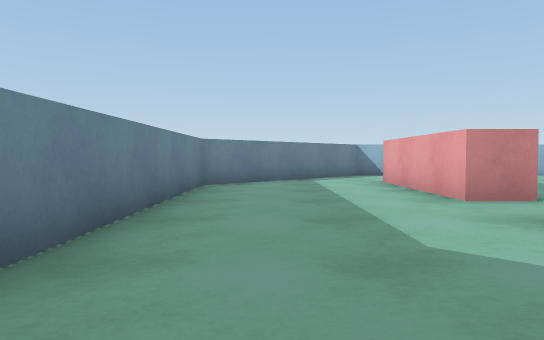
View 1 (above)

23 first-person views from a walk through a scene from a Unity 3-D project. The camera is 0.62 m above the floor, tilts 2° down and sees 70° across. The floor is counted in squares, 1 m on a side. Each view is taken from the middle of a square. On the plan, view 1 faces up. The plan holds only what a view shows up to about 10 squares ahead; the rest is blank. The place goes on beyond the plan. Surface patterns are stand-ins for the level's own textures.

View 2
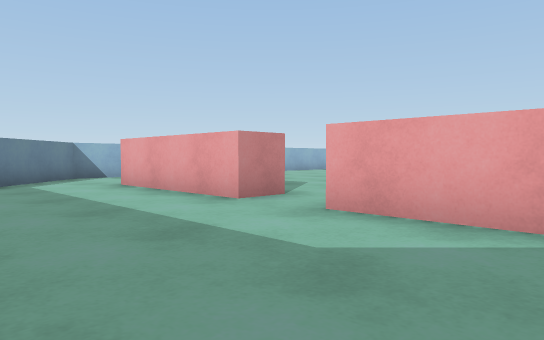

View 3
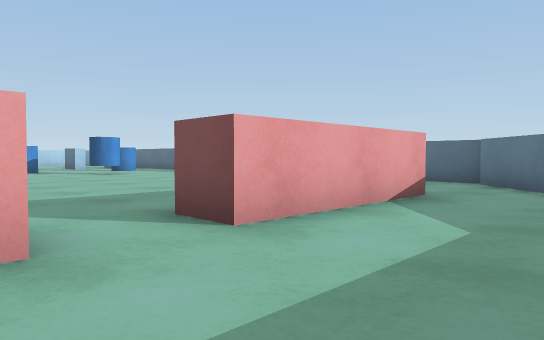

View 4
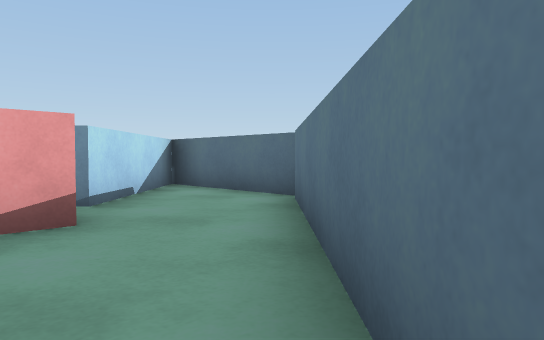

View 5
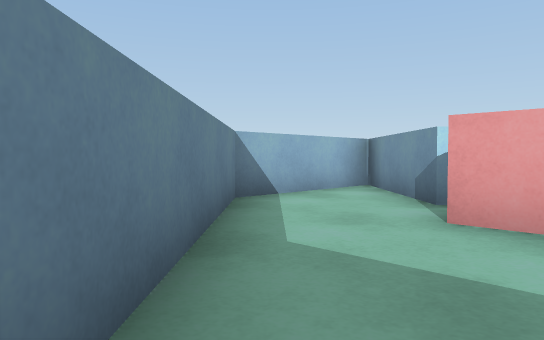

View 6
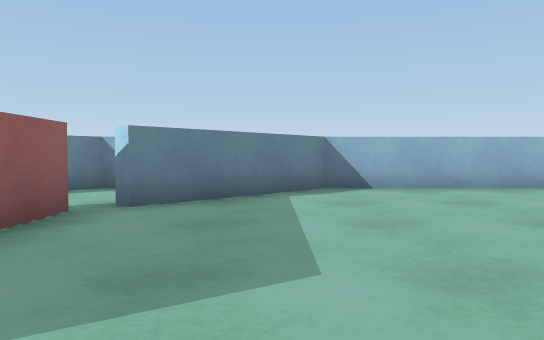

View 7
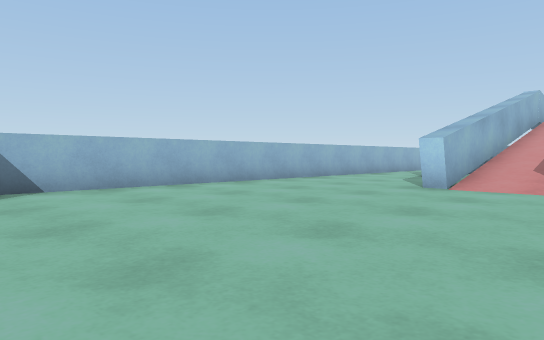

View 8
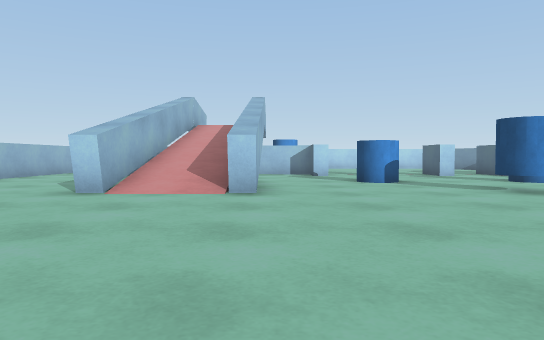

View 9
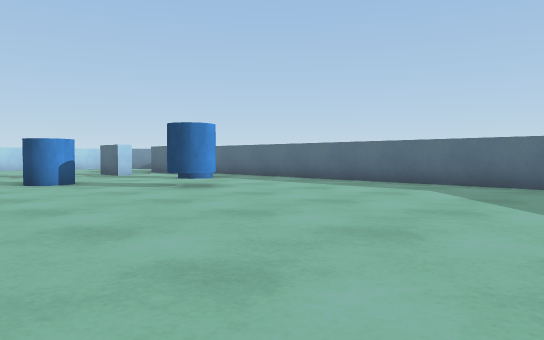

View 10
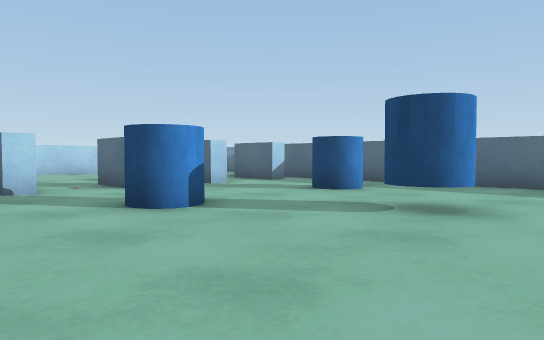

View 11
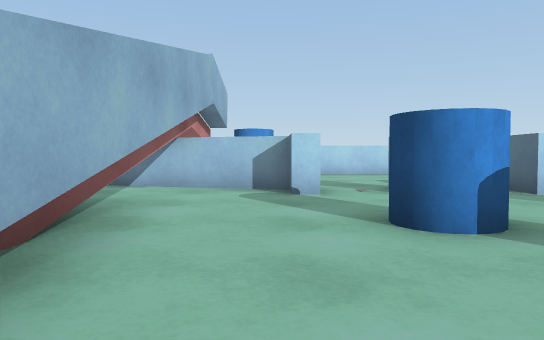

View 12
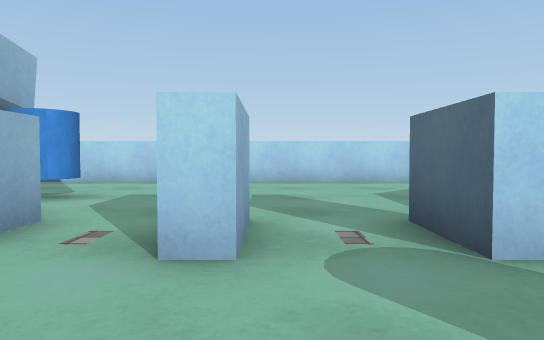

View 13
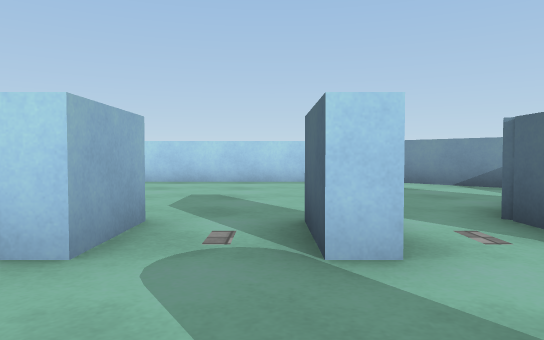

View 14
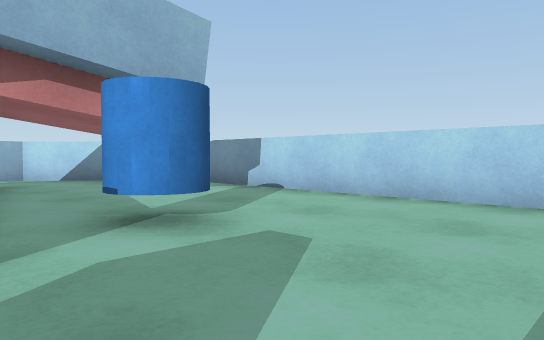

View 15
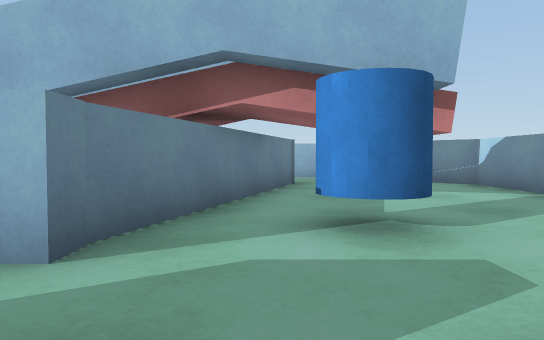

View 16
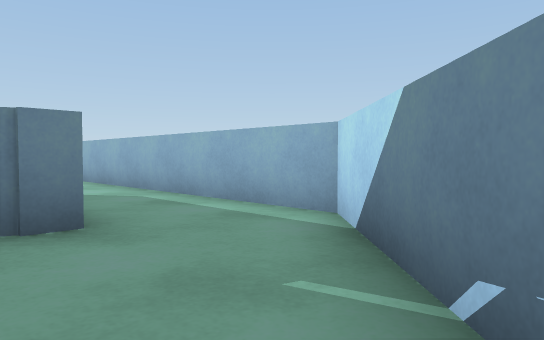

View 17
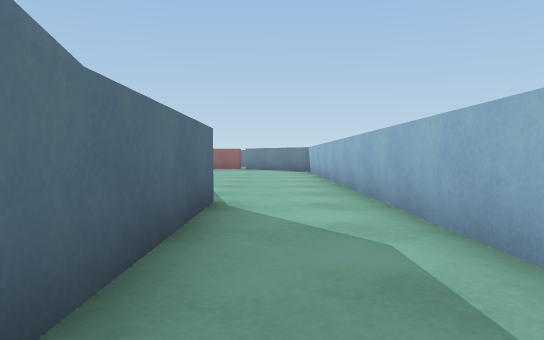

View 18
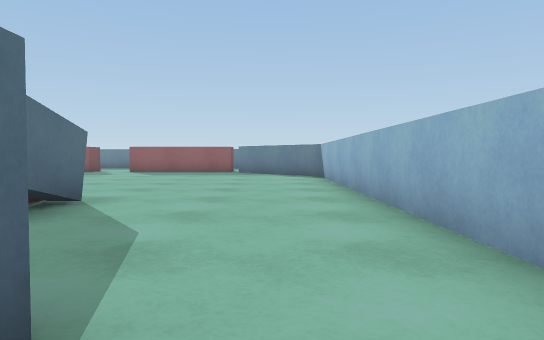

View 19
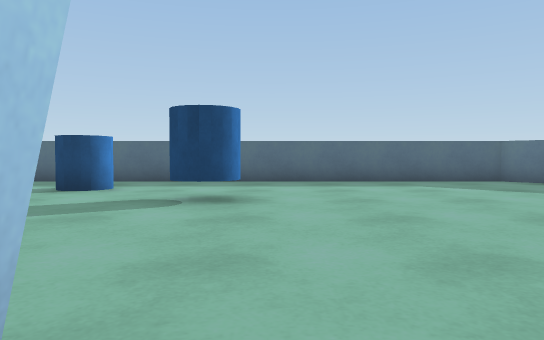

View 20
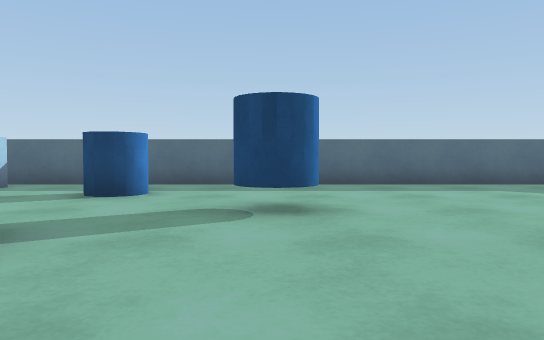

View 21
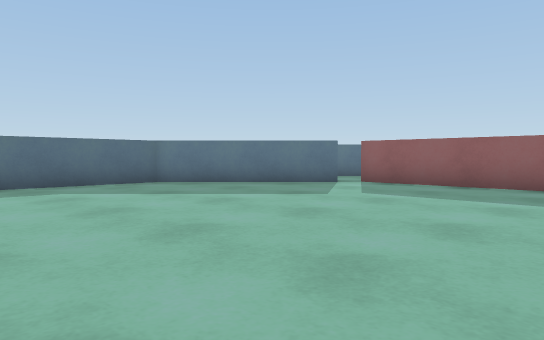

View 22
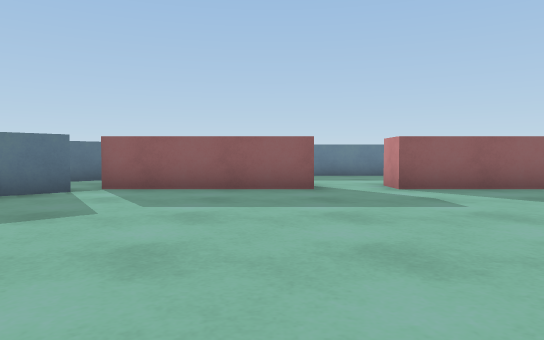

View 23
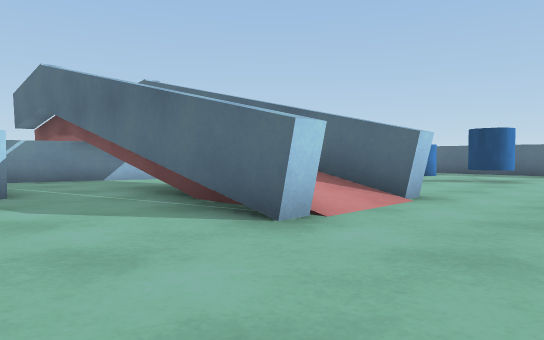

### Floor plan
Ten units are one square. View 1 is at (0, 0); x grows to the right and y downward. Boxes are objects, and circles mark ways between rooms. Rooms are numbered by the first view taken in them; rooms with no view inside come last. Other rooms are left out.
<svg viewBox="-20 -130 290 181">
<path fill="none" stroke="#000" d="M27 -53 27 -95M-9 -4 29 34M27 2 27 -38M40 -100 65 -125 27 -125 -15 -83 -15 -21M29 36 68 36 39 7M178 -53 134 -53 134 -57 179 -57M174 -79 134 -79 134 -83 178 -83M202 -36 212 -73M176 -102 220 -102M224 -98 207 -36M225 -102 225 -96M42 4 73 36 199 36M27 -38 37 -38 37 2M37 -95 37 -53 27 -53M246 46 262 30M265 24 265 -95 235 -125 70 -125 43 -97M212 -73 217 -91M178 -78 200 -78"/>
<rect x="135" y="-15" width="10" height="20" fill="#bbb"><title>blue cylinder</title></rect>
<rect x="155" y="5" width="20" height="20" fill="#bbb"><title>blue cylinder</title></rect>
<rect x="155" y="-35" width="20" height="20" fill="#bbb"><title>blue cylinder</title></rect>
<rect x="195" y="25" width="10" height="10" fill="#bbb"><title>block</title></rect>
<rect x="195" y="5" width="10" height="10" fill="#bbb"><title>block</title></rect>
<rect x="195" y="-15" width="10" height="10" fill="#bbb"><title>block</title></rect>
<rect x="195" y="-35" width="20" height="10" fill="#bbb"><title>block</title></rect>
<rect x="225" y="-55" width="10" height="20" fill="#bbb"><title>blue cylinder</title></rect>
<circle cx="30" cy="-45" r="3" fill="#2a7"/>
<circle cx="180" cy="-90" r="3" fill="#2a7"/>
<text x="10" y="-50">1</text>
<text x="150" y="-40">2</text>
<text x="200" y="-90">3</text>
</svg>
Room 1 opens to room 2. Room 2 opens to room 3.

Where each view was taken, in squares from view 1:
view 1: 0 up, 0 right, facing up
view 2: 1 up, 1 left, facing up-right
view 3: 6 up, 0 right, facing down-right
view 4: 1 up, 1 left, facing down-right
view 5: 8 up, 1 left, facing up-right
view 6: 5 up, 6 right, facing up
view 7: 5 up, 6 right, facing up-right
view 8: 5 up, 7 right, facing right
view 9: 5 up, 7 right, facing down-right
view 10: 5 up, 12 right, facing down-right
view 11: 4 up, 13 right, facing right
view 12: 1 up, 17 right, facing right
view 13: 0 up, 17 right, facing right
view 14: 1 up, 21 right, facing up-right
view 15: 1 up, 22 right, facing up
view 16: 9 up, 26 right, facing up-left
view 17: 11 up, 23 right, facing left
view 18: 11 up, 19 right, facing left
view 19: 6 up, 13 right, facing down
view 20: 5 up, 14 right, facing down
view 21: 5 up, 12 right, facing down-left
view 22: 3 up, 11 right, facing left
view 23: 11 up, 11 right, facing down-right
